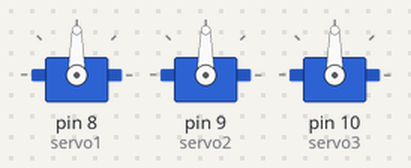
Simulated run of this sketch. Board: Arduino Uno, built with avr-gcc and run on an emulated ATmega328P. Parts: 3 × servo. What the sketch prints to the serial monitor is not drawn.

Above: at 0.05 s.
At 7.0 s:
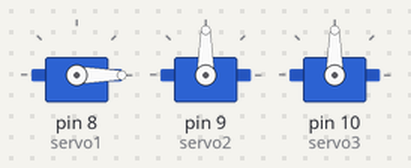
Timing chart, 0 to 9.1 s (numbered marks = the images above):
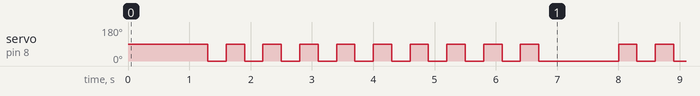

Measured:
- by itself, servo on pin 8 (servo1): repeats every 7.0 s: 8 × (90° 0.30 s, 0° 0.30 s), 90° 0.30 s, 0° 1.3 s, 90° 0.30 s, 0° 0.30 s

The sketch:

getting_data_from_console.ino
```cpp
#include<Servo.h>

Servo servo1;
Servo servo2;
Servo servo3;

bool is_open = true;
int teaspoons = 5;


void setup() {
  Serial.begin(9600);


  servo1.attach(8);
  servo2.attach(9);
  servo3.attach(10);

  while(! Serial);
  Serial.println("Serial Ready");
}


// the loop function runs over and over again forever
void loop() {

  /* moves 90degrees clockwise
    servo1.write(50);
    delay(210);
    servo1.write(91);
    delay(1000); */
    delay(1000);
    for (int i = 0 ; i < 10; i++) {

      Serial.flush();

      servo1.write(90);
      delay(300);
      servo1.write(0);
      delay(300);
    }

}
```
